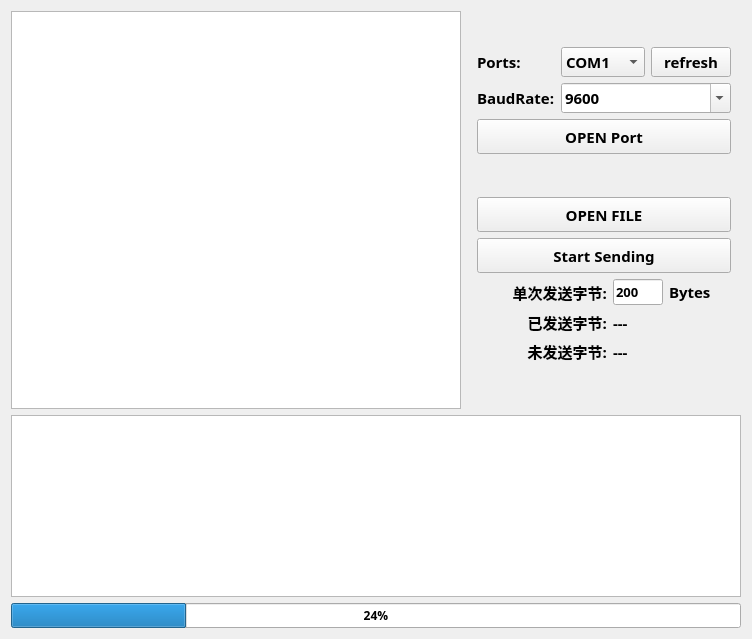
<?xml version="1.0" encoding="UTF-8"?>
<ui version="4.0">
 <class>MainWindow</class>
 <widget class="QMainWindow" name="MainWindow">
  <property name="geometry">
   <rect>
    <x>0</x>
    <y>0</y>
    <width>752</width>
    <height>639</height>
   </rect>
  </property>
  <property name="windowTitle">
   <string>串口BIN文件烧录</string>
  </property>
  <widget class="QWidget" name="centralWidget">
   <layout class="QGridLayout" name="gridLayout_3">
    <item row="0" column="0">
     <widget class="QTextEdit" name="textEdit_Status">
      <property name="font">
       <font>
        <family>等线</family>
        <pointsize>10</pointsize>
        <weight>75</weight>
        <bold>true</bold>
       </font>
      </property>
      <property name="lineWrapMode">
       <enum>QTextEdit::WidgetWidth</enum>
      </property>
     </widget>
    </item>
    <item row="0" column="1">
     <layout class="QVBoxLayout" name="verticalLayout_2">
      <property name="leftMargin">
       <number>10</number>
      </property>
      <property name="rightMargin">
       <number>10</number>
      </property>
      <property name="bottomMargin">
       <number>10</number>
      </property>
      <item>
       <spacer name="verticalSpacer_5">
        <property name="orientation">
         <enum>Qt::Vertical</enum>
        </property>
        <property name="sizeHint" stdset="0">
         <size>
          <width>20</width>
          <height>40</height>
         </size>
        </property>
       </spacer>
      </item>
      <item>
       <layout class="QGridLayout" name="gridLayout" rowstretch="0,0,0,0,0">
        <property name="rightMargin">
         <number>0</number>
        </property>
        <property name="bottomMargin">
         <number>0</number>
        </property>
        <item row="1" column="2">
         <widget class="QComboBox" name="comboBox_PortChoice">
          <property name="font">
           <font>
            <family>等线</family>
            <pointsize>11</pointsize>
            <weight>75</weight>
            <bold>true</bold>
           </font>
          </property>
          <item>
           <property name="text">
            <string>COM1</string>
           </property>
          </item>
          <item>
           <property name="text">
            <string>COM2</string>
           </property>
          </item>
          <item>
           <property name="text">
            <string>COM3</string>
           </property>
          </item>
          <item>
           <property name="text">
            <string>COM4</string>
           </property>
          </item>
          <item>
           <property name="text">
            <string>COM5</string>
           </property>
          </item>
          <item>
           <property name="text">
            <string>COM6</string>
           </property>
          </item>
          <item>
           <property name="text">
            <string>COM7</string>
           </property>
          </item>
          <item>
           <property name="text">
            <string>COM8</string>
           </property>
          </item>
          <item>
           <property name="text">
            <string>COM9</string>
           </property>
          </item>
          <item>
           <property name="text">
            <string>COM10</string>
           </property>
          </item>
         </widget>
        </item>
        <item row="1" column="0">
         <widget class="QLabel" name="label">
          <property name="font">
           <font>
            <family>等线</family>
            <pointsize>11</pointsize>
            <weight>75</weight>
            <bold>true</bold>
           </font>
          </property>
          <property name="text">
           <string>Ports:</string>
          </property>
         </widget>
        </item>
        <item row="4" column="0">
         <widget class="QLabel" name="label_3">
          <property name="font">
           <font>
            <family>等线</family>
            <pointsize>11</pointsize>
            <weight>75</weight>
            <bold>true</bold>
           </font>
          </property>
          <property name="text">
           <string>BaudRate:</string>
          </property>
         </widget>
        </item>
        <item row="4" column="2" colspan="3">
         <widget class="QComboBox" name="comboBox_BaudRate">
          <property name="font">
           <font>
            <family>等线</family>
            <pointsize>11</pointsize>
            <weight>75</weight>
            <bold>true</bold>
           </font>
          </property>
          <property name="editable">
           <bool>true</bool>
          </property>
          <item>
           <property name="text">
            <string>9600</string>
           </property>
          </item>
          <item>
           <property name="text">
            <string>115200</string>
           </property>
          </item>
          <item>
           <property name="text">
            <string>230400</string>
           </property>
          </item>
         </widget>
        </item>
        <item row="1" column="3" colspan="2">
         <widget class="QPushButton" name="pushButton_refreashCOM">
          <property name="font">
           <font>
            <family>等线</family>
            <pointsize>11</pointsize>
            <weight>75</weight>
            <bold>true</bold>
           </font>
          </property>
          <property name="text">
           <string>refresh</string>
          </property>
         </widget>
        </item>
       </layout>
      </item>
      <item>
       <widget class="QPushButton" name="pushButton_openPort">
        <property name="sizePolicy">
         <sizepolicy hsizetype="Minimum" vsizetype="Minimum">
          <horstretch>0</horstretch>
          <verstretch>0</verstretch>
         </sizepolicy>
        </property>
        <property name="minimumSize">
         <size>
          <width>0</width>
          <height>35</height>
         </size>
        </property>
        <property name="maximumSize">
         <size>
          <width>16777215</width>
          <height>40</height>
         </size>
        </property>
        <property name="font">
         <font>
          <family>等线</family>
          <pointsize>11</pointsize>
          <weight>75</weight>
          <bold>true</bold>
         </font>
        </property>
        <property name="text">
         <string>OPEN Port</string>
        </property>
       </widget>
      </item>
      <item>
       <spacer name="verticalSpacer_2">
        <property name="orientation">
         <enum>Qt::Vertical</enum>
        </property>
        <property name="sizeHint" stdset="0">
         <size>
          <width>20</width>
          <height>40</height>
         </size>
        </property>
       </spacer>
      </item>
      <item>
       <widget class="QPushButton" name="pushButton_openFile">
        <property name="sizePolicy">
         <sizepolicy hsizetype="Minimum" vsizetype="Minimum">
          <horstretch>0</horstretch>
          <verstretch>0</verstretch>
         </sizepolicy>
        </property>
        <property name="minimumSize">
         <size>
          <width>0</width>
          <height>35</height>
         </size>
        </property>
        <property name="maximumSize">
         <size>
          <width>16777215</width>
          <height>40</height>
         </size>
        </property>
        <property name="font">
         <font>
          <family>等线</family>
          <pointsize>11</pointsize>
          <weight>75</weight>
          <bold>true</bold>
         </font>
        </property>
        <property name="text">
         <string>OPEN FILE</string>
        </property>
       </widget>
      </item>
      <item>
       <layout class="QGridLayout" name="gridLayout_2">
        <item row="3" column="0" colspan="2">
         <widget class="QLabel" name="label_5">
          <property name="font">
           <font>
            <family>等线</family>
            <pointsize>11</pointsize>
            <weight>75</weight>
            <bold>true</bold>
           </font>
          </property>
          <property name="text">
           <string>单次发送字节:</string>
          </property>
          <property name="alignment">
           <set>Qt::AlignRight|Qt::AlignTrailing|Qt::AlignVCenter</set>
          </property>
         </widget>
        </item>
        <item row="3" column="2">
         <widget class="QLineEdit" name="lineEdit_ByteNum">
          <property name="sizePolicy">
           <sizepolicy hsizetype="Fixed" vsizetype="Fixed">
            <horstretch>0</horstretch>
            <verstretch>0</verstretch>
           </sizepolicy>
          </property>
          <property name="maximumSize">
           <size>
            <width>50</width>
            <height>16777215</height>
           </size>
          </property>
          <property name="font">
           <font>
            <family>等线</family>
            <pointsize>10</pointsize>
            <weight>75</weight>
            <bold>true</bold>
           </font>
          </property>
          <property name="text">
           <string>200</string>
          </property>
         </widget>
        </item>
        <item row="4" column="2" colspan="2">
         <widget class="QLabel" name="label_sendedBytes">
          <property name="font">
           <font>
            <family>等线</family>
            <pointsize>11</pointsize>
            <weight>75</weight>
            <bold>true</bold>
           </font>
          </property>
          <property name="layoutDirection">
           <enum>Qt::LeftToRight</enum>
          </property>
          <property name="text">
           <string>---</string>
          </property>
          <property name="textFormat">
           <enum>Qt::AutoText</enum>
          </property>
          <property name="scaledContents">
           <bool>false</bool>
          </property>
         </widget>
        </item>
        <item row="5" column="2" colspan="2">
         <widget class="QLabel" name="label_unSendedBytes">
          <property name="font">
           <font>
            <family>等线</family>
            <pointsize>11</pointsize>
            <weight>75</weight>
            <bold>true</bold>
           </font>
          </property>
          <property name="text">
           <string>---</string>
          </property>
         </widget>
        </item>
        <item row="5" column="0" colspan="2">
         <widget class="QLabel" name="label_4">
          <property name="font">
           <font>
            <family>等线</family>
            <pointsize>11</pointsize>
            <weight>75</weight>
            <bold>true</bold>
           </font>
          </property>
          <property name="layoutDirection">
           <enum>Qt::LeftToRight</enum>
          </property>
          <property name="text">
           <string>未发送字节:</string>
          </property>
          <property name="alignment">
           <set>Qt::AlignRight|Qt::AlignTrailing|Qt::AlignVCenter</set>
          </property>
         </widget>
        </item>
        <item row="3" column="3">
         <widget class="QLabel" name="label_7">
          <property name="font">
           <font>
            <family>等线</family>
            <pointsize>11</pointsize>
            <weight>75</weight>
            <bold>true</bold>
           </font>
          </property>
          <property name="text">
           <string>Bytes</string>
          </property>
         </widget>
        </item>
        <item row="4" column="0" colspan="2">
         <widget class="QLabel" name="label_2">
          <property name="font">
           <font>
            <family>等线</family>
            <pointsize>11</pointsize>
            <weight>75</weight>
            <bold>true</bold>
           </font>
          </property>
          <property name="layoutDirection">
           <enum>Qt::LeftToRight</enum>
          </property>
          <property name="text">
           <string>已发送字节:</string>
          </property>
          <property name="alignment">
           <set>Qt::AlignRight|Qt::AlignTrailing|Qt::AlignVCenter</set>
          </property>
         </widget>
        </item>
        <item row="1" column="0" colspan="4">
         <widget class="QPushButton" name="pushButton_StartSending">
          <property name="sizePolicy">
           <sizepolicy hsizetype="Minimum" vsizetype="Minimum">
            <horstretch>0</horstretch>
            <verstretch>0</verstretch>
           </sizepolicy>
          </property>
          <property name="minimumSize">
           <size>
            <width>0</width>
            <height>35</height>
           </size>
          </property>
          <property name="maximumSize">
           <size>
            <width>16777215</width>
            <height>40</height>
           </size>
          </property>
          <property name="font">
           <font>
            <family>等线</family>
            <pointsize>11</pointsize>
            <weight>75</weight>
            <bold>true</bold>
           </font>
          </property>
          <property name="text">
           <string>Start Sending</string>
          </property>
         </widget>
        </item>
       </layout>
      </item>
      <item>
       <spacer name="verticalSpacer">
        <property name="orientation">
         <enum>Qt::Vertical</enum>
        </property>
        <property name="sizeHint" stdset="0">
         <size>
          <width>20</width>
          <height>40</height>
         </size>
        </property>
       </spacer>
      </item>
     </layout>
    </item>
    <item row="1" column="0" colspan="2">
     <widget class="QTextEdit" name="textEdit_Log">
      <property name="sizePolicy">
       <sizepolicy hsizetype="Expanding" vsizetype="Preferred">
        <horstretch>0</horstretch>
        <verstretch>0</verstretch>
       </sizepolicy>
      </property>
      <property name="minimumSize">
       <size>
        <width>0</width>
        <height>0</height>
       </size>
      </property>
      <property name="maximumSize">
       <size>
        <width>16777215</width>
        <height>5000</height>
       </size>
      </property>
      <property name="font">
       <font>
        <family>等线</family>
        <pointsize>11</pointsize>
        <weight>75</weight>
        <bold>true</bold>
       </font>
      </property>
     </widget>
    </item>
    <item row="2" column="0" colspan="2">
     <widget class="QProgressBar" name="progressBar">
      <property name="enabled">
       <bool>true</bool>
      </property>
      <property name="font">
       <font>
        <family>等线</family>
        <weight>75</weight>
        <bold>true</bold>
       </font>
      </property>
      <property name="value">
       <number>24</number>
      </property>
      <property name="alignment">
       <set>Qt::AlignCenter</set>
      </property>
      <property name="textVisible">
       <bool>true</bool>
      </property>
      <property name="invertedAppearance">
       <bool>false</bool>
      </property>
      <property name="textDirection">
       <enum>QProgressBar::TopToBottom</enum>
      </property>
     </widget>
    </item>
   </layout>
  </widget>
 </widget>
 <layoutdefault spacing="6" margin="11"/>
 <resources/>
 <connections/>
</ui>
